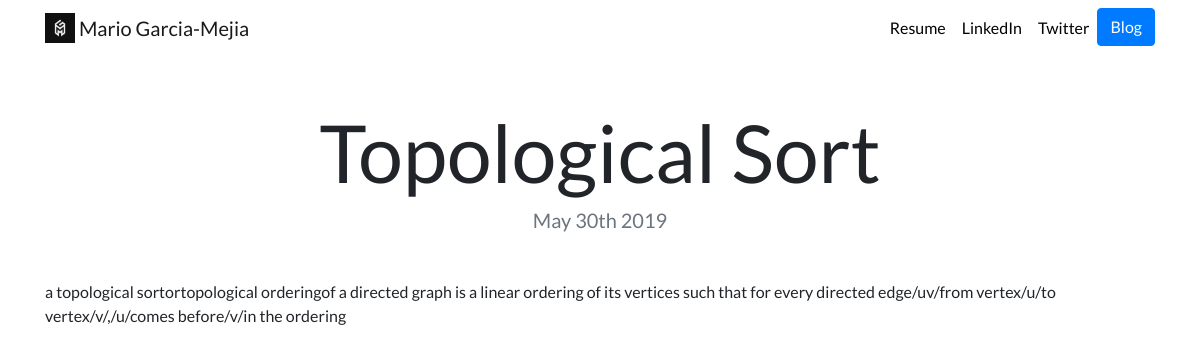
Page /blog/1/ on the committed database.
### blog/models.py (models this page shows, shortened)
class Blog(models.Model):
    title = models.CharField(max_length = 200)
    description = models.CharField(max_length =250)
    date = models.DateField()

### blog/views.py (the view)
# urls.py: path('<int:blog_id>/',views.detail, name= 'detail'),
def detail(request,blog_id):
    blog = get_object_or_404(Blog,pk = blog_id)
    return render(request, 'blog/detail.html',{'blog':blog})

### blog/templates/blog/detail.html
{% extends 'portfolio/base.html'%}
{% block content %}
<h1 class="text-center mt-5" id="blogdetailtitle">{{blog.title}}</h1>
<h5 class="text-center text-muted mb-5" >{{ blog.date|date:'F jS Y' }}</h5>
{{blog.description}}
{% endblock %}

### portfolio/static/portfolio/navbar.css (style rules this page uses)
body { font-family: 'Lato', sans-serif; }
@media (min-width: 992px) { #blogdetailtitle { font-size: 5rem; } }

### rows in the picture
Blog: title "Topological Sort", date "May 30th 2019", description "a topological sortortopological orderingof a directed graph is a linear ordering of its vertices such that for every directed edge/uv/from vertex/u/to vertex/v/,/u/comes before/v/in the ordering"
